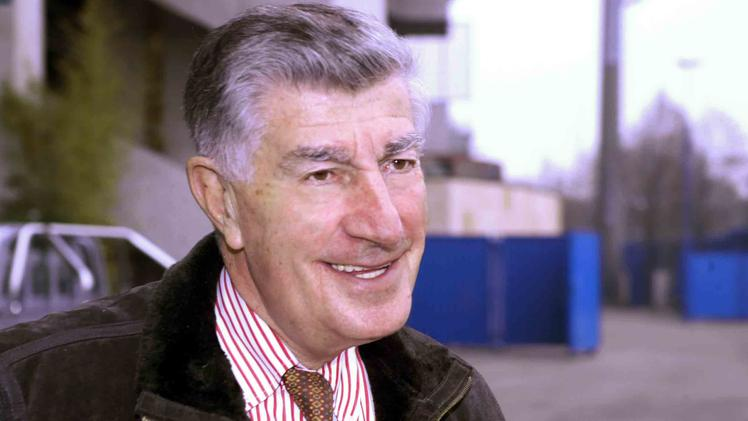
#> input picture opencl/images/germano.jpg, 748 x 421 px
$ python np_histbench.py   (older library calls are emulated)
#> lines starting #> are read from the running program, lines starting #| are printed output that depends on the picture; long printed decimals are rounded
### opencl/python-workspace/utils.py
import numpy as np
import pyopencl as cl

import time # for timing how different versions run
import sys  # to die on error failure

import copy
import functools # for functools.wraps() which we use in decorators

# for quick visual compairison of differing histograms
import matplotlib as mpl
import matplotlib.pyplot as plt

# opencl shit
# [12 lines left out: functions compile_file, round_up_to_divide, not called in this run]

# timing shit
class TimedBlock:
    def __init__(self,
                 section_name=None,
                 # if not none rules over all logging args
                 log=None,
                 # another way to phrase the `log` argument but more cli-ish
                 quiet=None,
                 # logging args
                 log_start:bool=True, log_end:bool=True, trail_empty_line:bool=True,
                 # place where to put results after done
                 append_time_into=None):
        self.t = 0
        self.section_name = section_name

        if (quiet is not None) and quiet:
            log = False

        if log is not None:
            log_start=log
            log_end=log
            if log==False:
                trail_empty_line=False

        self.log_start = log_start
        self.log_end = log_end

        self.trail_empty_line = trail_empty_line
        self.append_time_into=append_time_into

    def __enter__(self):
        if self.log_start:
            if self.section_name is None:
                print("Starting timed block...")
            else:
                print(f"Starting timed block [{self.section_name}]...")
        self.t = time.time()

    def __exit__(self, *ignoredargs):
        t = time.time()-self.t
        maybe_name = ""
        if self.section_name is not None:
            maybe_name=f"[{self.section_name}] "

        if self.log_end:
            print(f"timed block {maybe_name}took {t} seconds")
            if self.trail_empty_line:
                print("")

        if self.append_time_into is not None:
            self.append_time_into.append(t)

# utilities for better logging/displaying of computation errors
# [73 lines left out: functions diff, plot_compare_histograms, error_on_diff, not called in this run]

# buncha global state to wrap around `error_on_diff` calls
curr_kernel_test_name=None
curr_kernel_compare_kwargs = {
    'log_expected' :True,
    'log_actual'   :True,
    'log_diff'     :True,
    'plot_diff'    :False,
    'die_on_error' :True,
}

def get_curr_kernel_test_name():
    return curr_kernel_test_name

# decorators to manage the global state in question
# https://realpython.com/primer-on-python-decorators/#finding-yourself
# https://realpython.com/primer-on-python-decorators/#defining-decorators-with-arguments
# [25 lines left out: function kernel_test, not called in this run]

def compare(expected:np.ndarray, actual:np.ndarray):
    error_on_diff(expected, actual, test_name=curr_kernel_test_name,
                  **curr_kernel_compare_kwargs)

### opencl/python-workspace/np_histbench.py
#!/usr/bin/env python3
import os, sys
import numpy as np
import matplotlib as mpl
import matplotlib.pyplot as plt
from utils import TimedBlock, error_on_diff, compile_file

from PIL import Image

# https://sqlpey.com/algorithm/hsl-rgb-conversion-implementations/#solution-21-numpy-vectorized-python-conversion
# hue2rgb and hsl2rgb copied and readapted from there
# rgb2hsl inspired by there

# utils
def select(*args, **kwargs) -> np.ndarray:
    # I don't like the signature of np.select
    return np.select([i[0] for i in args], [i[1] for i in args], **kwargs)
def true_like(a:np.ndarray) -> np.ndarray:
    return np.ones_like(a, dtype=np.bool)
def asstype(arrs, t):
    return [np.astype(i, t) for i in arrs]
def bound(a, by=255):
    return select((a<by, a), default=by)
def continuous(ch:np.ndarray) -> np.ndarray:
    return ch.astype(np.float32)/256
def discrete(ch:np.ndarray) -> np.ndarray:
    return bound(np.floor(ch*256)).astype(np.uint8)

# r g b \in [0, 1]
def rgb2hsl(r, g, b):
    mx = np.max([r, g, b], axis=0)
    mn = np.min([r, g, b], axis=0)
    d  = mx-mn
    l  = (mx+mn)/2

    s = select((mx==mn       , np.zeros_like(l)),
               (l>0.5        , d/(2-mx-mn)),
               (true_like(l) , d/(mx+mn)))

    h = select((mx==mn , np.zeros_like(l)),
               (mx==r  , (g-b)/d+np.where(g<b, 6, 0)),
               (mx==g  , (b-r)/d+2),
               (mx==b  , (b-r)/d+4),
               default=-1)/6

    return h, s, l

# h s l \in [0, 1]
def hsl2rgb(h, s, l):
    q = np.where(l<0.5, l*(1+s), l+s-l*s)
    p = 2*l-q

    r = hue2rgb(p, q, h+1/3)
    g = hue2rgb(p, q, h)
    b = hue2rgb(p, q, h-1/3)

    return r, g, b

def hue2rgb(p, q, t):
    t = t % 1.0
    return select((t<1/6 , p+(q-p)*6*t),
                  (t<1/2 , q),
                  (t<2/3 , p+(q-p)*(2/3-t)*6),
                  default=p)

# 10 volte immagine
# 10 volte 2/
# 10 volte 2/2/
# 10 volte 2/2/2/
times = {}
resolutions = {}

run_times=10
def bench_norm_image(image_path):
#> called with image_path = '../images/germano.jpg'
    rgb_image = np.asarray(Image.open(image_path))
#> rgb_image is the input picture: shape (421, 748, 3); mean R, G, B 133.3, 119.3, 131.3
    image_name = image_path.split('/')[-1]
    resolutions[image_name] = rgb_image.shape
    times[image_name] = []
    for ss in [1, 2, 4, 8]:
        # image under test, derived by subsampling original image
        # array made contiguous for parity with opencl impl which requires contiguity
        iut = np.ascontiguousarray(rgb_image[::ss,::ss,::])
        with TimedBlock(f'{image_name} with subsampling: {ss}',
                        append_time_into=times[image_name]):
            for _ in range(run_times):
                # get rgb
                r, g, b = np.transpose(iut, (2, 0, 1))
                r, g, b = map(continuous, [r, g, b])

                # get hsl
                h, s, l = rgb2hsl(r, g, b)
                # normalize l
                dl = discrete(l)
                hist_l = np.histogram(dl.flatten(), np.arange(257))[0]
                cdf_hist_l = np.cumsum(hist_l)
                dl = bound(cdf_hist_l[dl] * 256 / dl.size).astype(np.uint8)
                # get rgb back
                r, g, b = map(discrete, hsl2rgb(h, s, l))
                out = np.stack([r, g, b])

def main():
    bench_norm_image('../images/germano.jpg')
    bench_norm_image('../images/tree_sun.jpg')
#> call 2 of bench_norm_image, with image_path = '../images/tree_sun.jpg'
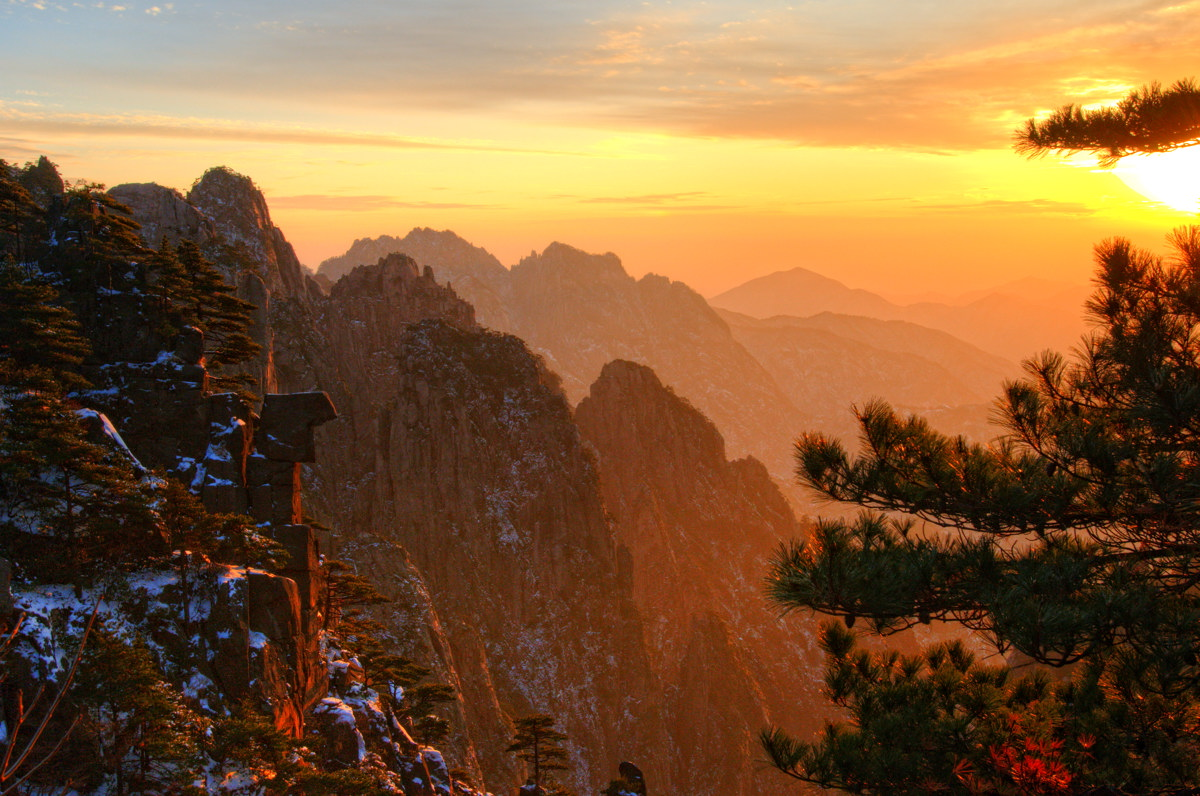
#> input picture opencl/images/tree_sun.jpg, 1200 x 796 px
#> in bench_norm_image, rgb_image is the input picture: shape (796, 1200, 3); mean R, G, B 131.1, 94.1, 57.6
#> the loop in bench_norm_image (call 2), `for ss in [1, 2, 4, 8]:` made 4 passes
#| timed block [tree_sun.jpg with subsampling: 1] took 1.346 seconds
#| timed block [tree_sun.jpg with subsampling: 2] took 0.2936 seconds
#| timed block [tree_sun.jpg with subsampling: 4] took 0.06774 seconds
#| timed block [tree_sun.jpg with subsampling: 8] took 0.02277 seconds
#> pass 1, in rgb2hsl (call 41), `mn = np.min([r, g, b], axis=0)`:
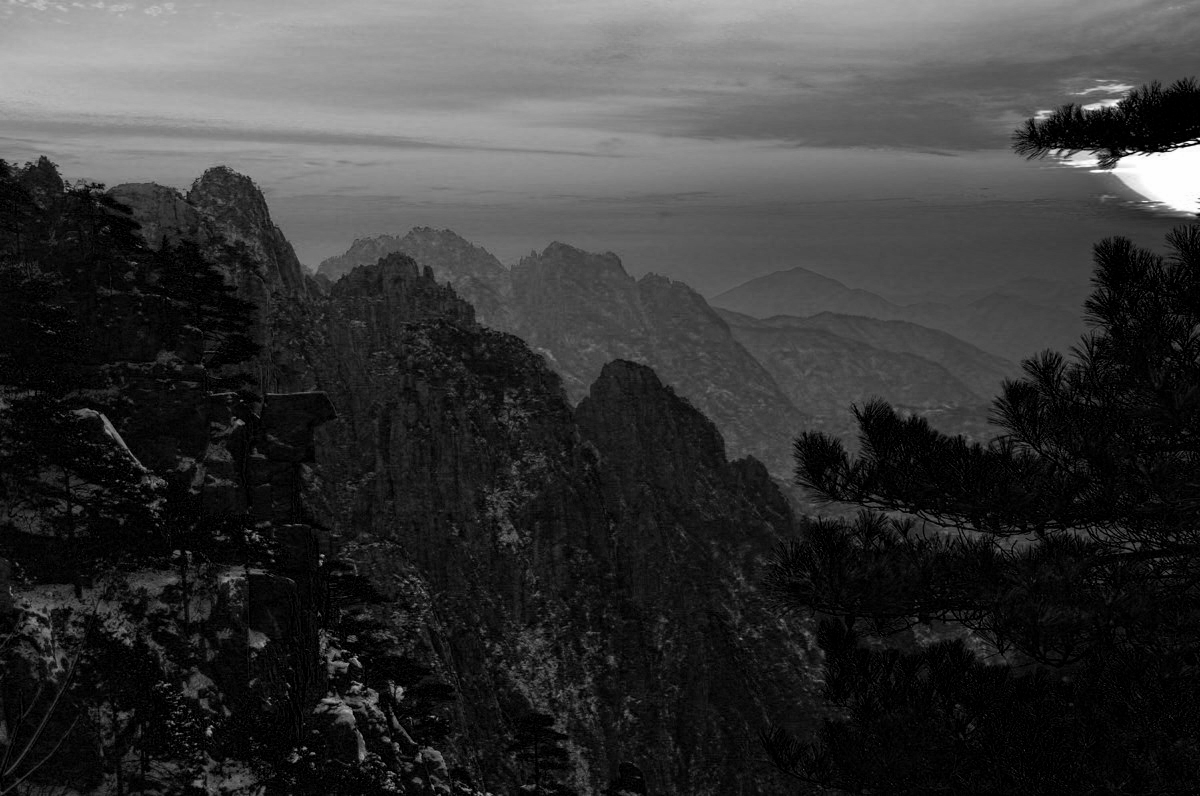
#> mn: shape (796, 1200) float32; min 0, max 0.996, mean 0.22
#> after the loop in bench_norm_image (call 2), `for ss in [1, 2, 4, 8]:`:
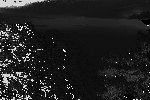
#> h: shape (100, 150) float64; min 0, max 0.996, mean 0.129
#> after the loop in bench_norm_image (call 2), `for ss in [1, 2, 4, 8]:`:
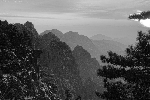
#> l: shape (100, 150) float32; min 0.00586, max 0.996, mean 0.369
#> after the loop in bench_norm_image (call 2), `for ss in [1, 2, 4, 8]:`:
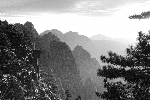
#> r: shape (100, 150); min 0, max 255, mean 131.8
    bench_norm_image('../images/brit.jpg')
#> call 3 of bench_norm_image, with image_path = '../images/brit.jpg'
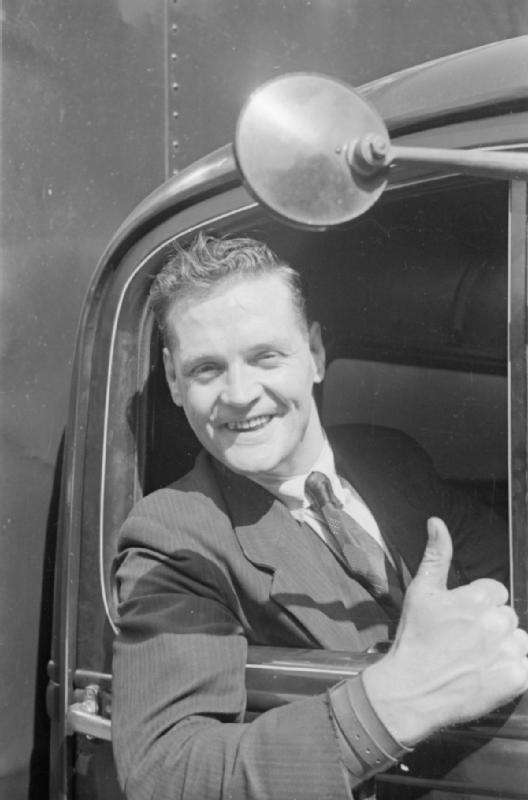
#> input picture opencl/images/brit.jpg, 528 x 800 px
#> in bench_norm_image, rgb_image is the input picture: shape (800, 528, 3); min 0, max 249, mean 113
#> the loop in bench_norm_image (call 3), `for ss in [1, 2, 4, 8]:` made 4 passes
#| timed block [brit.jpg with subsampling: 1] took 0.481 seconds
#| timed block [brit.jpg with subsampling: 2] took 0.108 seconds
#| timed block [brit.jpg with subsampling: 4] took 0.03072 seconds
#| timed block [brit.jpg with subsampling: 8] took 0.01328 seconds
#> after the loop in bench_norm_image (call 3), `for ss in [1, 2, 4, 8]:`: h: shape (100, 66) float64; every value is 0
#> after the loop in bench_norm_image (call 3), `for ss in [1, 2, 4, 8]:`:
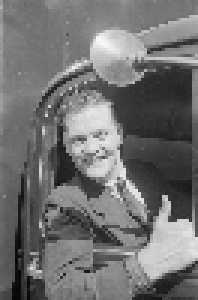
#> iut: shape (100, 66, 3) (shown 3 times larger); min 6, max 249, mean 112.9
    bench_norm_image('../images/flat_red.png')
    bench_norm_image('../images/mona.jpg')
    ofp='../results/numpy.csv'
    with open(ofp, 'w') as of:
        pkw={'file': of, 'flush': True}
        print('name,nruns,width,height,time', **pkw)
        for name in times.keys():
            (w, h, _) = resolutions[name]
            [t1, t2, t4, t8] = times[name]
            print(f'{name},{run_times},{w//1},{h//1},{t1}', **pkw)
            print(f'{name},{run_times},{w//2},{h//2},{t2}', **pkw)
            print(f'{name},{run_times},{w//4},{h//4},{t4}', **pkw)
            print(f'{name},{run_times},{w//8},{h//8},{t8}', **pkw)

if __name__=='__main__':
#> (the run stopped early here; a loop or call above may not have finished)
